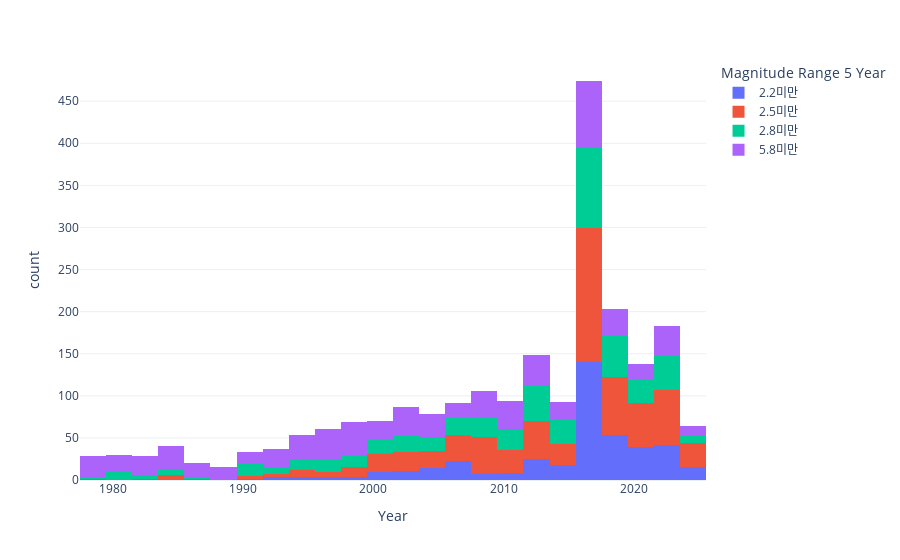

Notebook code cell kept with this figure:
### Code cell
k_magnitude_order=[str(r)+'미만' for r in dk_mag_range]

df_korea['Magnitude Range 5 Year'] = pd.cut(df_korea['Magnitude'], bins=[-float('inf')] + dk_mag_range, right=False, 
                               labels=k_magnitude_order)
fig = px.histogram(df_korea, x='Year', color="Magnitude Range 5 Year",
                                      category_orders={'Magnitude Range 5 Year': k_magnitude_order},
                   #nbins = len(df['Year'].value_counts().index)   #이거 빼면 2년씩 묶임
                  )
fig.show()

### Figure 1 — Plotly figure (JSON) as saved in the notebook; plotly's stock layout.template omitted (floating-point values rounded to 4 significant figures; data arrays with more than 128 entries replaced by an {"elided": "..."} marker saying what was removed)
{"data": [{"alignmentgroup": "True", "bingroup": "x", "hovertemplate": "Magnitude Range 5 Year=2.2미만<br>Year=%{x}<br>count=%{y}<extra></extra>", "legendgroup": "2.2미만", "marker": {"color": "#636efa", "pattern": {"shape": ""}}, "name": "2.2미만", "offsetgroup": "2.2미만", "orientation": "v", "showlegend": true, "type": "histogram", "x": {"elided": "420 int values"}, "xaxis": "x", "yaxis": "y"}, {"alignmentgroup": "True", "bingroup": "x", "hovertemplate": "Magnitude Range 5 Year=2.5미만<br>Year=%{x}<br>count=%{y}<extra></extra>", "legendgroup": "2.5미만", "marker": {"color": "#EF553B", "pattern": {"shape": ""}}, "name": "2.5미만", "offsetgroup": "2.5미만", "orientation": "v", "showlegend": true, "type": "histogram", "x": {"elided": "653 int values"}, "xaxis": "x", "yaxis": "y"}, {"alignmentgroup": "True", "bingroup": "x", "hovertemplate": "Magnitude Range 5 Year=2.8미만<br>Year=%{x}<br>count=%{y}<extra></extra>", "legendgroup": "2.8미만", "marker": {"color": "#00cc96", "pattern": {"shape": ""}}, "name": "2.8미만", "offsetgroup": "2.8미만", "orientation": "v", "showlegend": true, "type": "histogram", "x": {"elided": "503 int values"}, "xaxis": "x", "yaxis": "y"}, {"alignmentgroup": "True", "bingroup": "x", "hovertemplate": "Magnitude Range 5 Year=5.8미만<br>Year=%{x}<br>count=%{y}<extra></extra>", "legendgroup": "5.8미만", "marker": {"color": "#ab63fa", "pattern": {"shape": ""}}, "name": "5.8미만", "offsetgroup": "5.8미만", "orientation": "v", "showlegend": true, "type": "histogram", "x": {"elided": "671 int values"}, "xaxis": "x", "yaxis": "y"}], "layout": {"barmode": "relative", "legend": {"title": {"text": "Magnitude Range 5 Year"}, "tracegroupgap": 0}, "margin": {"t": 60}, "xaxis": {"anchor": "y", "domain": [0, 1], "title": {"text": "Year"}}, "yaxis": {"anchor": "x", "domain": [0, 1], "title": {"text": "count"}}}}
